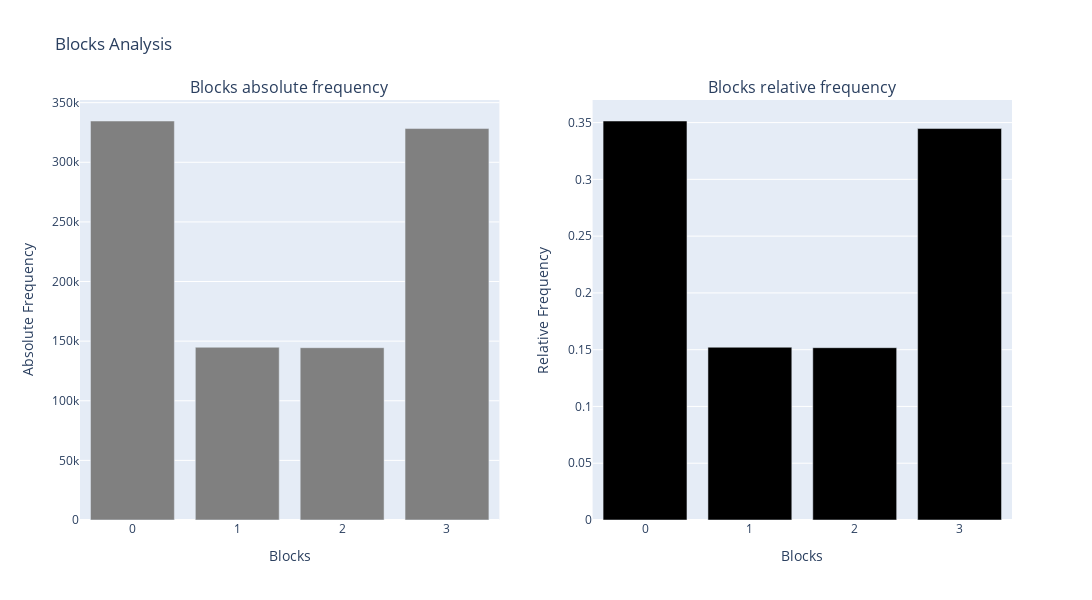

Notebook code cell kept with this figure:
### Code cell
blocks_uni = blocks_size_2['UNIUSDT']
analyser = RandomnessAnalysis(blocks_df=blocks_uni, s=s)
frequencies_df = analyser.compute_blocks_frequencies()
plot_block_frequencies(frequencies_df)

### Figure 1 — Plotly figure (JSON) as saved in the notebook; plotly's stock layout.template omitted (floating-point values rounded to 4 significant figures)
{"data": [{"marker": {"color": "gray"}, "name": "Blocks absolute frequency", "type": "bar", "x": ["0", "1", "2", "3"], "xaxis": "x", "y": [334628, 144885, 144506, 328284], "yaxis": "y"}, {"marker": {"color": "black"}, "name": "Blocks relative frequency", "type": "bar", "x": ["0", "1", "2", "3"], "xaxis": "x2", "y": [0.3514, 0.1521, 0.1517, 0.3447], "yaxis": "y2"}], "layout": {"annotations": [{"font": {"size": 16}, "showarrow": false, "text": "Blocks absolute frequency", "x": 0.225, "xanchor": "center", "xref": "paper", "y": 1, "yanchor": "bottom", "yref": "paper"}, {"font": {"size": 16}, "showarrow": false, "text": "Blocks relative frequency", "x": 0.775, "xanchor": "center", "xref": "paper", "y": 1, "yanchor": "bottom", "yref": "paper"}], "height": 600, "showlegend": false, "title": {"text": "Blocks Analysis"}, "width": 1200, "xaxis": {"anchor": "y", "domain": [0, 0.45], "title": {"text": "Blocks"}}, "xaxis2": {"anchor": "y2", "domain": [0.55, 1], "title": {"text": "Blocks"}}, "yaxis": {"anchor": "x", "domain": [0, 1], "title": {"text": "Absolute Frequency"}}, "yaxis2": {"anchor": "x2", "domain": [0, 1], "title": {"text": "Relative Frequency"}}}}
